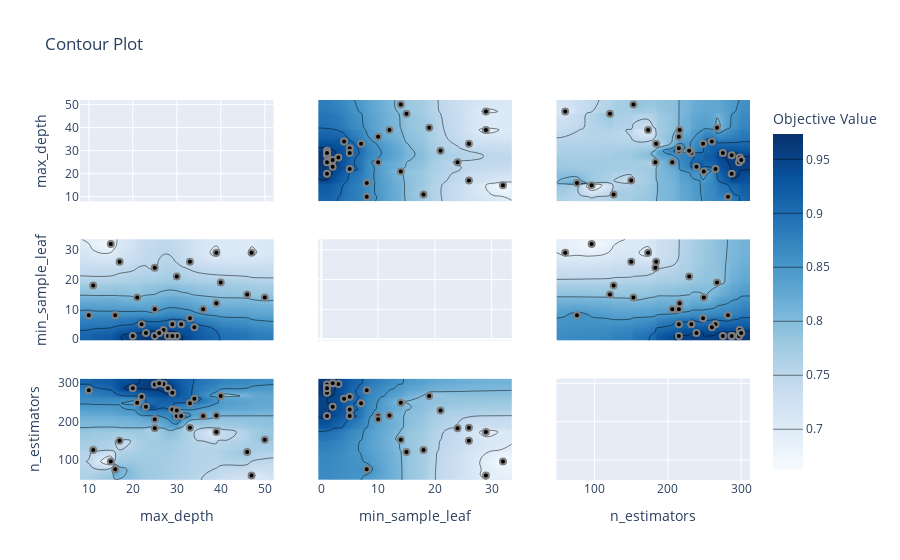

Notebook code cell kept with this figure:
### Code cell
optuna.visualization.plot_contour(study)

### Figure 1 — Plotly figure (JSON) as saved in the notebook; plotly's stock layout.template omitted (floating-point values rounded to 4 significant figures; data arrays with more than 128 entries replaced by an {"elided": "..."} marker saying what was removed)
{"data": [{"type": "scatter", "xaxis": "x", "yaxis": "y"}, {"colorbar": {"title": {"text": "Objective Value"}}, "colorscale": [[0, "rgb(247,251,255)"], [0.125, "rgb(222,235,247)"], [0.25, "rgb(198,219,239)"], [0.375, "rgb(158,202,225)"], [0.5, "rgb(107,174,214)"], [0.625, "rgb(66,146,198)"], [0.75, "rgb(33,113,181)"], [0.875, "rgb(8,81,156)"], [1, "rgb(8,48,107)"]], "connectgaps": true, "contours": {"coloring": "heatmap"}, "hoverinfo": "none", "line": {"smoothing": 1.3}, "reversescale": false, "showscale": true, "type": "contour", "x": [8, 10, 11, 15, 16, 17, 20, 21, 22, 23, 25, 26, 27, 28, 29, 30, 31, 33, 34, 36, 39, 40, 46, 47, 50, 52], "xaxis": "x4", "y": [-0.55, 1, 2, 3, 4, 5, 7, 8, 10, 12, 14, 15, 18, 19, 21, 24, 26, 29, 32, 33.55], "yaxis": "y4", "z": {"elided": "20x26 float values"}}, {"marker": {"color": "black", "line": {"color": "Gray", "width": 2}}, "mode": "markers", "name": "Feasible Trial", "showlegend": false, "type": "scatter", "x": [46, 10, 25, 17, 39, 33, 16, 15, 47, 11, 27, 25, 26, 23, 33, 21, 30, 39, 31, 40, 36, 28, 29, 22, 29, 20, 34, 25, 30, 50], "xaxis": "x4", "y": [15, 8, 24, 26, 29, 26, 8, 32, 29, 18, 3, 1, 2, 2, 7, 14, 1, 12, 5, 19, 10, 1, 1, 5, 5, 1, 4, 10, 21, 14], "yaxis": "y4"}, {"colorbar": {"title": {"text": "Objective Value"}}, "colorscale": [[0, "rgb(247,251,255)"], [0.125, "rgb(222,235,247)"], [0.25, "rgb(198,219,239)"], [0.375, "rgb(158,202,225)"], [0.5, "rgb(107,174,214)"], [0.625, "rgb(66,146,198)"], [0.75, "rgb(33,113,181)"], [0.875, "rgb(8,81,156)"], [1, "rgb(8,48,107)"]], "connectgaps": true, "contours": {"coloring": "heatmap"}, "hoverinfo": "none", "line": {"smoothing": 1.3}, "reversescale": false, "showscale": false, "type": "contour", "x": [8, 10, 11, 15, 16, 17, 20, 21, 22, 23, 25, 26, 27, 28, 29, 30, 31, 33, 34, 36, 39, 40, 46, 47, 50, 52], "xaxis": "x7", "y": [48, 60, 76, 96, 121, 126, 150, 153, 173, 183, 184, 206, 215, 216, 229, 232, 239, 248, 249, 260, 265, 267, 275, 282, 287, 297, 298, 300, 312], "yaxis": "y7", "z": {"elided": "29x26 float values"}}, {"marker": {"color": "black", "line": {"color": "Gray", "width": 2}}, "mode": "markers", "name": "Feasible Trial", "showlegend": false, "type": "scatter", "x": [46, 10, 25, 17, 39, 33, 16, 15, 47, 11, 27, 25, 26, 23, 33, 21, 30, 39, 31, 40, 36, 28, 29, 22, 29, 20, 34, 25, 30, 50], "xaxis": "x7", "y": [121, 282, 183, 150, 173, 184, 76, 96, 60, 126, 298, 297, 300, 239, 248, 249, 215, 216, 215, 267, 215, 287, 275, 265, 232, 287, 260, 206, 229, 153], "yaxis": "y7"}, {"colorbar": {"title": {"text": "Objective Value"}}, "colorscale": [[0, "rgb(247,251,255)"], [0.125, "rgb(222,235,247)"], [0.25, "rgb(198,219,239)"], [0.375, "rgb(158,202,225)"], [0.5, "rgb(107,174,214)"], [0.625, "rgb(66,146,198)"], [0.75, "rgb(33,113,181)"], [0.875, "rgb(8,81,156)"], [1, "rgb(8,48,107)"]], "connectgaps": true, "contours": {"coloring": "heatmap"}, "hoverinfo": "none", "line": {"smoothing": 1.3}, "reversescale": false, "showscale": false, "type": "contour", "x": [-0.55, 1, 2, 3, 4, 5, 7, 8, 10, 12, 14, 15, 18, 19, 21, 24, 26, 29, 32, 33.55], "xaxis": "x2", "y": [8, 10, 11, 15, 16, 17, 20, 21, 22, 23, 25, 26, 27, 28, 29, 30, 31, 33, 34, 36, 39, 40, 46, 47, 50, 52], "yaxis": "y2", "z": {"elided": "26x20 float values"}}, {"marker": {"color": "black", "line": {"color": "Gray", "width": 2}}, "mode": "markers", "name": "Feasible Trial", "showlegend": false, "type": "scatter", "x": [15, 8, 24, 26, 29, 26, 8, 32, 29, 18, 3, 1, 2, 2, 7, 14, 1, 12, 5, 19, 10, 1, 1, 5, 5, 1, 4, 10, 21, 14], "xaxis": "x2", "y": [46, 10, 25, 17, 39, 33, 16, 15, 47, 11, 27, 25, 26, 23, 33, 21, 30, 39, 31, 40, 36, 28, 29, 22, 29, 20, 34, 25, 30, 50], "yaxis": "y2"}, {"type": "scatter", "xaxis": "x5", "yaxis": "y5"}, {"colorbar": {"title": {"text": "Objective Value"}}, "colorscale": [[0, "rgb(247,251,255)"], [0.125, "rgb(222,235,247)"], [0.25, "rgb(198,219,239)"], [0.375, "rgb(158,202,225)"], [0.5, "rgb(107,174,214)"], [0.625, "rgb(66,146,198)"], [0.75, "rgb(33,113,181)"], [0.875, "rgb(8,81,156)"], [1, "rgb(8,48,107)"]], "connectgaps": true, "contours": {"coloring": "heatmap"}, "hoverinfo": "none", "line": {"smoothing": 1.3}, "reversescale": false, "showscale": false, "type": "contour", "x": [-0.55, 1, 2, 3, 4, 5, 7, 8, 10, 12, 14, 15, 18, 19, 21, 24, 26, 29, 32, 33.55], "xaxis": "x8", "y": [48, 60, 76, 96, 121, 126, 150, 153, 173, 183, 184, 206, 215, 216, 229, 232, 239, 248, 249, 260, 265, 267, 275, 282, 287, 297, 298, 300, 312], "yaxis": "y8", "z": {"elided": "29x20 float values"}}, {"marker": {"color": "black", "line": {"color": "Gray", "width": 2}}, "mode": "markers", "name": "Feasible Trial", "showlegend": false, "type": "scatter", "x": [15, 8, 24, 26, 29, 26, 8, 32, 29, 18, 3, 1, 2, 2, 7, 14, 1, 12, 5, 19, 10, 1, 1, 5, 5, 1, 4, 10, 21, 14], "xaxis": "x8", "y": [121, 282, 183, 150, 173, 184, 76, 96, 60, 126, 298, 297, 300, 239, 248, 249, 215, 216, 215, 267, 215, 287, 275, 265, 232, 287, 260, 206, 229, 153], "yaxis": "y8"}, {"colorbar": {"title": {"text": "Objective Value"}}, "colorscale": [[0, "rgb(247,251,255)"], [0.125, "rgb(222,235,247)"], [0.25, "rgb(198,219,239)"], [0.375, "rgb(158,202,225)"], [0.5, "rgb(107,174,214)"], [0.625, "rgb(66,146,198)"], [0.75, "rgb(33,113,181)"], [0.875, "rgb(8,81,156)"], [1, "rgb(8,48,107)"]], "connectgaps": true, "contours": {"coloring": "heatmap"}, "hoverinfo": "none", "line": {"smoothing": 1.3}, "reversescale": false, "showscale": false, "type": "contour", "x": [48, 60, 76, 96, 121, 126, 150, 153, 173, 183, 184, 206, 215, 216, 229, 232, 239, 248, 249, 260, 265, 267, 275, 282, 287, 297, 298, 300, 312], "xaxis": "x3", "y": [8, 10, 11, 15, 16, 17, 20, 21, 22, 23, 25, 26, 27, 28, 29, 30, 31, 33, 34, 36, 39, 40, 46, 47, 50, 52], "yaxis": "y3", "z": {"elided": "26x29 float values"}}, {"marker": {"color": "black", "line": {"color": "Gray", "width": 2}}, "mode": "markers", "name": "Feasible Trial", "showlegend": false, "type": "scatter", "x": [121, 282, 183, 150, 173, 184, 76, 96, 60, 126, 298, 297, 300, 239, 248, 249, 215, 216, 215, 267, 215, 287, 275, 265, 232, 287, 260, 206, 229, 153], "xaxis": "x3", "y": [46, 10, 25, 17, 39, 33, 16, 15, 47, 11, 27, 25, 26, 23, 33, 21, 30, 39, 31, 40, 36, 28, 29, 22, 29, 20, 34, 25, 30, 50], "yaxis": "y3"}, {"colorbar": {"title": {"text": "Objective Value"}}, "colorscale": [[0, "rgb(247,251,255)"], [0.125, "rgb(222,235,247)"], [0.25, "rgb(198,219,239)"], [0.375, "rgb(158,202,225)"], [0.5, "rgb(107,174,214)"], [0.625, "rgb(66,146,198)"], [0.75, "rgb(33,113,181)"], [0.875, "rgb(8,81,156)"], [1, "rgb(8,48,107)"]], "connectgaps": true, "contours": {"coloring": "heatmap"}, "hoverinfo": "none", "line": {"smoothing": 1.3}, "reversescale": false, "showscale": false, "type": "contour", "x": [48, 60, 76, 96, 121, 126, 150, 153, 173, 183, 184, 206, 215, 216, 229, 232, 239, 248, 249, 260, 265, 267, 275, 282, 287, 297, 298, 300, 312], "xaxis": "x6", "y": [-0.55, 1, 2, 3, 4, 5, 7, 8, 10, 12, 14, 15, 18, 19, 21, 24, 26, 29, 32, 33.55], "yaxis": "y6", "z": {"elided": "20x29 float values"}}, {"marker": {"color": "black", "line": {"color": "Gray", "width": 2}}, "mode": "markers", "name": "Feasible Trial", "showlegend": false, "type": "scatter", "x": [121, 282, 183, 150, 173, 184, 76, 96, 60, 126, 298, 297, 300, 239, 248, 249, 215, 216, 215, 267, 215, 287, 275, 265, 232, 287, 260, 206, 229, 153], "xaxis": "x6", "y": [15, 8, 24, 26, 29, 26, 8, 32, 29, 18, 3, 1, 2, 2, 7, 14, 1, 12, 5, 19, 10, 1, 1, 5, 5, 1, 4, 10, 21, 14], "yaxis": "y6"}, {"type": "scatter", "xaxis": "x9", "yaxis": "y9"}], "layout": {"title": {"text": "Contour Plot"}, "xaxis": {"anchor": "y", "domain": [0, 0.2889], "matches": "x7", "range": [8, 52], "showticklabels": false}, "xaxis2": {"anchor": "y2", "domain": [0.3556, 0.6444], "matches": "x8", "range": [-0.55, 33.55], "showticklabels": false}, "xaxis3": {"anchor": "y3", "domain": [0.7111, 1], "matches": "x9", "range": [48, 312], "showticklabels": false}, "xaxis4": {"anchor": "y4", "domain": [0, 0.2889], "matches": "x7", "range": [8, 52], "showticklabels": false}, "xaxis5": {"anchor": "y5", "domain": [0.3556, 0.6444], "matches": "x8", "range": [-0.55, 33.55], "showticklabels": false}, "xaxis6": {"anchor": "y6", "domain": [0.7111, 1], "matches": "x9", "range": [48, 312], "showticklabels": false}, "xaxis7": {"anchor": "y7", "domain": [0, 0.2889], "range": [8, 52], "title": {"text": "max_depth"}}, "xaxis8": {"anchor": "y8", "domain": [0.3556, 0.6444], "range": [-0.55, 33.55], "title": {"text": "min_sample_leaf"}}, "xaxis9": {"anchor": "y9", "domain": [0.7111, 1], "range": [48, 312], "title": {"text": "n_estimators"}}, "yaxis": {"anchor": "x", "domain": [0.7333, 1], "range": [8, 52], "title": {"text": "max_depth"}}, "yaxis2": {"anchor": "x2", "domain": [0.7333, 1], "matches": "y", "range": [8, 52], "showticklabels": false}, "yaxis3": {"anchor": "x3", "domain": [0.7333, 1], "matches": "y", "range": [8, 52], "showticklabels": false}, "yaxis4": {"anchor": "x4", "domain": [0.3667, 0.6333], "range": [-0.55, 33.55], "title": {"text": "min_sample_leaf"}}, "yaxis5": {"anchor": "x5", "domain": [0.3667, 0.6333], "matches": "y4", "range": [-0.55, 33.55], "showticklabels": false}, "yaxis6": {"anchor": "x6", "domain": [0.3667, 0.6333], "matches": "y4", "range": [-0.55, 33.55], "showticklabels": false}, "yaxis7": {"anchor": "x7", "domain": [0, 0.2667], "range": [48, 312], "title": {"text": "n_estimators"}}, "yaxis8": {"anchor": "x8", "domain": [0, 0.2667], "matches": "y7", "range": [48, 312], "showticklabels": false}, "yaxis9": {"anchor": "x9", "domain": [0, 0.2667], "matches": "y7", "range": [48, 312], "showticklabels": false}}}
